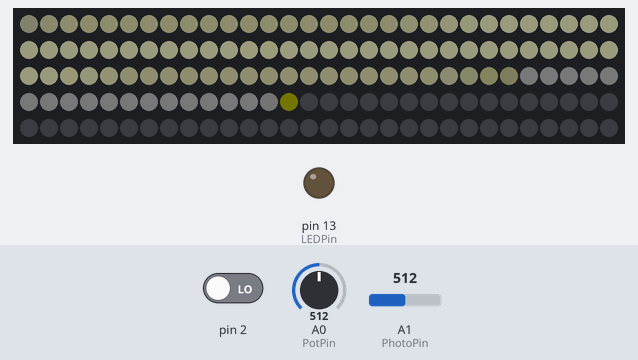
The sketch below on a simulated Arduino Uno, built with avr-gcc and run on an emulated ATmega328P. Parts: 150 RGB LEDs in strip order, left to right, continuing on the next row, output pins drawn as LEDs (lit = HIGH). Inputs (shaded band) come from the test bench; at power-on: A0 (PotPin) = 512, pin 2 LOW, A1 (PhotoPin) = 512. Dim RGB values are drawn brighter than linear; the local clock reads 2024-03-15 10:24:30 at power-on unless the sketch sets it.

Above: at 1.2 s.
1.3 s: A0 (PotPin) set to 0
3.2 s: A0 (PotPin) set to 21
At 4.4 s:
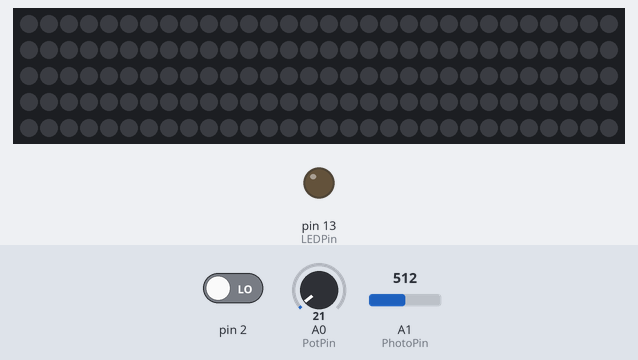
5.4 s: A0 (PotPin) set to 24
At 8.3 s:
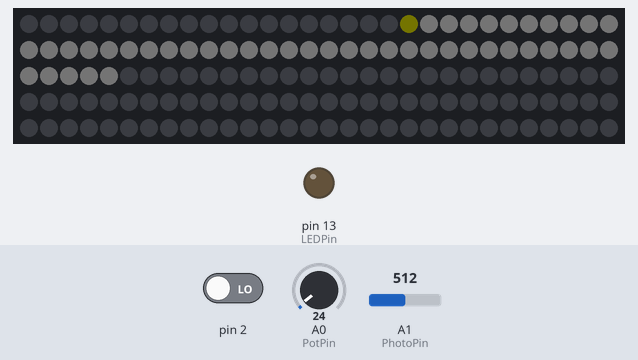
8.4 s: pin 2 driven HIGH
At 10.4 s:
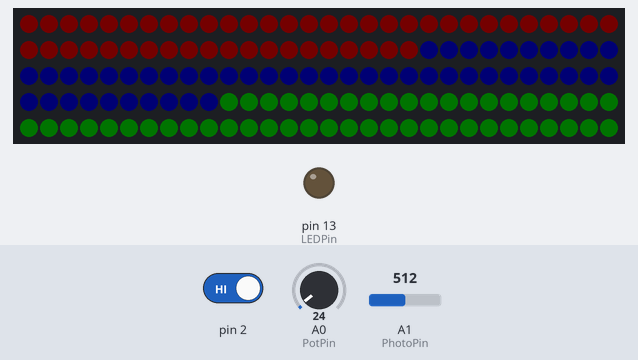
11.4 s: A1 (PhotoPin) set to 570
14.4 s: A1 (PhotoPin) set to 598
At 51.0 s:
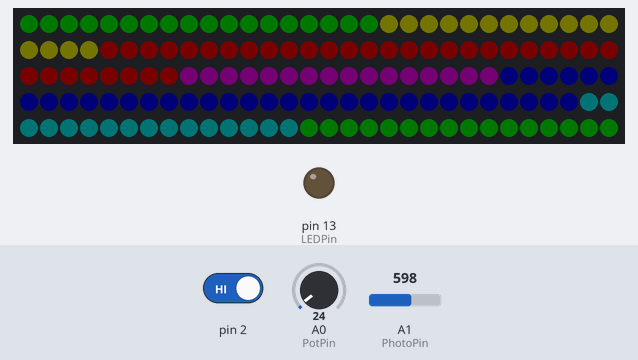
Timing chart, 0 to 52.5 s (numbered marks = the images above; inputs shaded):
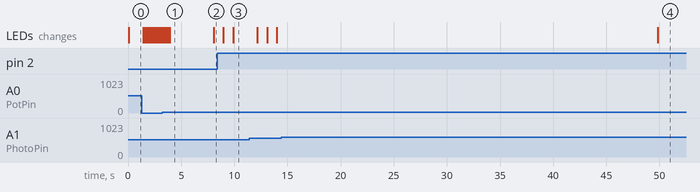

Measured:
- the behaviour switches between 22 and 23 on A0 (PotPin) (found by bisection; images 1 and 2)
- the behaviour switches between 587 and 588 on A1 (PhotoPin) (found by bisection; images 3 and 4)
- after the input at 5.4 s, the LEDs: change after 2.6 s (image 2)
- after the input at 8.4 s, the LEDs: first change after 0.55 s (image 3 shows a later state)
- after the input at 14.4 s, the LEDs: change after 35.4 s (image 4)

The sketch:

worldclock.ino
```cpp
#include <Adafruit_NeoPixel.h>
#include <smooth.h>
#include <Wire.h>
#include <RTClib.h>

const byte StripPin = 6;
const byte ButtonPin = 0; // Digital Pin 2
const byte PhotoPin = A1;
const byte PotPin = A0;
const byte LEDPin = 13;
const byte NumModes = 2;
const byte NumLED = 150;
const float Pi = 3.14159;
const byte x[NumLED] = {3, 5, 6, 6, 6, 6, 6, 6, 6, 6, 6, 6, 6, 6, 6, 6, 6, 6, 6, 7, 8,
9, 11, 12, 12, 12, 12, 12, 12, 12, 12, 12, 12, 12, 12, 12, 12, 12, 12, 12, 13, 14, 15,
17, 18, 18, 18, 18, 18, 18, 18, 18, 18, 18, 18, 18, 18, 18, 18, 18, 18, 19, 20, 21, 22,
24, 24, 24, 24, 24, 24, 24, 24, 24, 24, 24, 24, 24, 24, 24, 24, 25, 26, 27, 29, 30, 30,
30, 30, 30, 30, 30, 30, 30, 30, 30, 30, 30, 30, 30, 30, 30, 31, 32, 33, 34, 36, 36, 36,
36, 36, 36, 36, 36, 36, 36, 36, 36, 36, 36, 36, 36, 36, 36, 38, 39, 40, 42, 42, 42, 42,
42, 42, 42, 42, 42, 42, 42, 42, 42, 42, 42, 42, 42, 42, 43, 44, 45, 46, 46};
byte Intensity, Brightness;
volatile byte Selection = 0;
volatile unsigned long LastInterrupt = 0;
RTC_DS1307 rtc;
runningAverage value (30);
Adafruit_NeoPixel strip = Adafruit_NeoPixel(NumLED, StripPin, NEO_GRB + NEO_KHZ800);

void setup() {
  Serial.begin(9600);
  Wire.begin();
  rtc.begin();
  strip.begin();
  attachInterrupt(ButtonPin, swap, RISING);
  pinMode(PotPin, INPUT);
  pinMode(PhotoPin, INPUT);
  pinMode(LEDPin, OUTPUT);
  for (int i = 0; i<NumLED; i++){
    strip.setPixelColor(i,0,0,0);
  }
  strip.show();
  //rtc.adjust(DateTime(F(__DATE__), F(__TIME__))); uncomment if you need to set the time on your RTC
}

void loop() {

  if (Selection == 0){
    setBrightness();
    timeMode();
  }

  else if (Selection == 1){
    rainbowCycle(20);
  }

  else if (Selection == 2){
    off();
  }
}

void rainbowCycle(uint8_t wait) {
  uint16_t j;
  uint8_t i;

  for(j=0; j<256*5; j++) {
    for(i=0; i< strip.numPixels(); i++) {
      strip.setPixelColor(i, Wheel(((i * 256 / strip.numPixels()) + j) & 255));
    }
    strip.show();
    if(Selection != 1) break;
    setBrightness();
    goodDelay(wait);
  }
}

uint32_t Wheel(byte WheelPos) {
  if(WheelPos < 85) {
    return strip.Color(WheelPos * 3, 255 - WheelPos * 3, 0);
  }
  else if(WheelPos < 170) {
    WheelPos -= 85;
    return strip.Color(255 - WheelPos * 3, 0, WheelPos * 3);
  }
  else {
    WheelPos -= 170;
    return strip.Color(0, WheelPos * 3, 255 - WheelPos * 3);
  }
}

void timeMode(){
  DateTime now = rtc.now();
  for (byte i = 0; i<NumLED; i++){
    Intensity = (pow(sin(Pi*(float)x[i]/48.0+Pi*((1.0/24.0)*(float)now.hour()+(1.0/1440.0)*(float)now.minute()+(1.0/86400.0)*(float)now.second())-Pi/4), 4))*255.0;
    strip.setPixelColor(i, Intensity, Intensity, Intensity*0.8);
  }
  strip.show();
}

void off(){
  for (int i = 0; i<NumLED; i++){
    strip.setPixelColor(i, 0, 0, 0);
  }
  strip.show();
}

void setBrightness(){
  strip.setBrightness(value.smooth(map((float)analogRead(PotPin)*constrain(map(analogRead(PhotoPin), 400, 900, 0, 1000)/1000.0, 0.2, 1.0),0,1023,0,255)));
}

void swap(){
  if (millis() - LastInterrupt > 200){
    if (Selection == NumModes) Selection = 0;
    else Selection++;
  }
  LastInterrupt = millis();
}
```

smooth.h
```cpp
//
//  smooth.h
//
//
//  Created by Eric Woolsey on 2014-07-10.
//  Last Modified 2014-08-05
//

#include "arduino.h"
#ifndef _smooth_h
#define _smooth_h

class runningAverage{
private:
    byte n;
    byte index;
    bool isRepeat;
    float *array;
    runningAverage(const runningAverage &);
    runningAverage & operator = (const runningAverage &);
public:
//    runningAverage(const runningAverage &);
    runningAverage(const byte);
    ~runningAverage();
    float smooth(const float);
};

void goodDelay(unsigned long);
#endif
```
